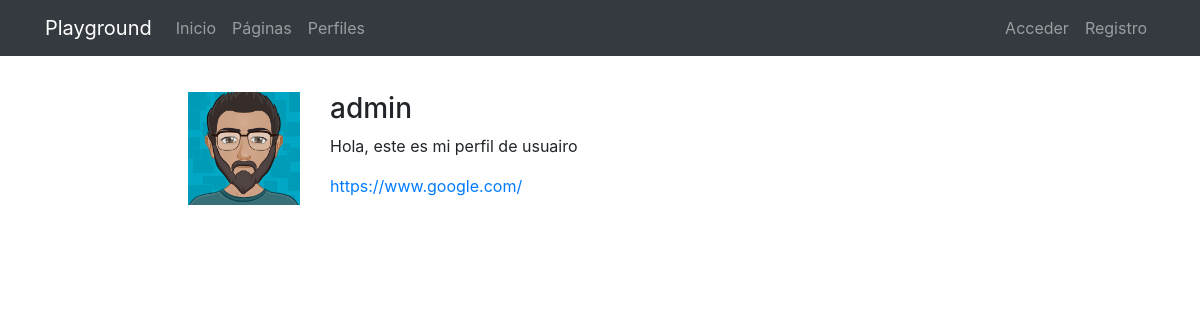
The page /profiles/admin/ on the database its author committed.
### registration/models.py (models this page shows)
class Profile(models.Model):
    user = models.OneToOneField(User, on_delete=models.CASCADE)
    avatar = models.ImageField(upload_to=custom_upload_to, null = True, blank=True)
    bio = models.TextField(null=True, blank=True)
    link = models.URLField(max_length=200, null=True, blank=True)
    class Meta:
        ordering = ['user__username']

### profiles/views.py (the view)
# urls.py: path('<username>/', ProfileDetailView.as_view(), name='detail'),
class ProfileDetailView(DetailView):
    model = Profile
    template_name = 'profiles/profile_detail.html'
    def get_object(self):
        return get_object_or_404(Profile, user__username=self.kwargs['username'])

### profiles/templates/profiles/profile_detail.html (shortened to what this page needs)
{% extends 'core/base.html' %}
{% load static %}
{% block content %}
<main role="main">
  <div class="container">
    <div class="row mt-3">
      <div class="col-md-9 mx-auto mb-5">
        <form action="" method="post" enctype="multipart/form-data">{% csrf_token %}
          <div class="row">
            <div class="col-md-2">
              {% if profile.avatar %}
                <img src="{{profile.avatar.url}}" class="img-fluid">
              {% else %}
                <img src="{% static 'registration/img/no-avatar.jpg' %}" class="img-fluid">
              {% endif %}
            </div>
            <div class="col-md-10">
              <h3>{{profile.user}}</h3>
              {% if profile.bio %}<p>{{profile.bio}}</p>{% endif %}
              {% if profile.link %}<p><a href="{{profile.link}}" target="_blank">{{profile.link}}</a></p>{% endif %}
            </div>
          </div>
        </form>
      </div>
    </div>
  </div>
</main>
{% endblock %}

### core/templates/core/base.html (shortened to what this page needs)
<!DOCTYPE html>
<html lang="es">
  <head>
    {% load static %}
    <link href="{% static 'core/vendor/bootstrap/css/bootstrap.min.css' %}" rel="stylesheet">
    <link href="{% static 'core/vendor/font-awesome/css/font-awesome.min.css' %}" rel="stylesheet" type="text/css">
    <link href="{% static 'core/css/main.css' %}" rel="stylesheet">
  </head>
  <body>
    <body>
      <nav class="navbar navbar-expand-lg navbar-dark bg-dark">
        <div class="container">
          <a class="navbar-brand" href="{% url 'home' %}">Playground</a>
          <div class="collapse navbar-collapse" id="ned">
            <ul class="navbar-nav mr-auto">
              <li class="nav-item">
                <a class="nav-link" href="{% url 'home' %}">Inicio</a>
              </li>
              <li class="nav-item">
                <a class="nav-link" href="{% url 'pages:pages' %}">Páginas</a>
              </li>
              <li class="nav-item">
                <a class="nav-link" href="{% url 'profiles:list' %}">Perfiles</a>
              </li>
            </ul>
            <ul class="navbar-nav">
            {% if not request.user.is_authenticated %}
              <li class="nav-item">
                <a class="nav-link" href="{% url 'login' %}">Acceder</a>
              </li>
              <li class="nav-item">
                <a class="nav-link" href="{% url 'signup' %}">Registro</a>
              </li>
            {% endif %}
            </ul>
          </div>
        </div>
      </nav>
      {% block content %}{% endblock %}
  </body>
</html>

### core/static/core/css/main.css (style rules this page uses)
main { padding-top: 20px; }
:root { --jumbotron-padding-y: 3rem; }

### rows shown on the page
Profile: avatar (picture), user "admin", bio "Hola, este es mi perfil de usuairo", link "https://www.google.com/"
